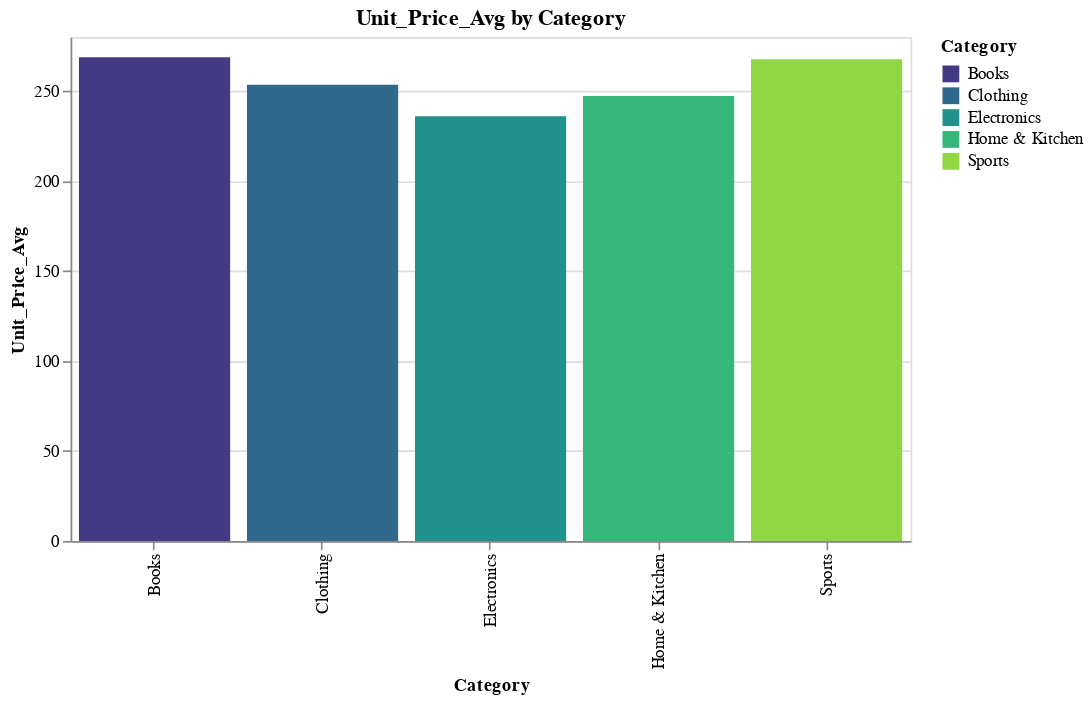

The notebook cell saved with this chart:
### Code cell
import altair as alt
import pandas as pd  # Needed because Altair works with pandas DataFrames
sales_data_category_pd = sales_data_category.sort("Unit_Price_Avg", descending=False)
sales_data_category_pd = sales_data_category_pd.to_pandas()
# Create bar chart with Altair
chart = alt.Chart(sales_data_category_pd).mark_bar().encode(
    x=alt.X('Category:N', title='Category'),
    y=alt.Y('Unit_Price_Avg:Q', title='Unit_Price_Avg'),
    color=alt.Color('Category:N', scale=alt.Scale(scheme='viridis')),  # or "category10", "viridis", etc.
    tooltip=['Category', 'Unit_Price_Avg']
).properties(
    title='Unit_Price_Avg by Category',
    width=500,
    height=300
)

chart.display()  # or chart.show() in some environments
'''
Channel Type Codes:

Code	Meaning	Used For
Q	Quantitative	Numeric data, e.g. sales, prices, age
N	Nominal	Categories (unordered), e.g. product names, cities
O	Ordinal	Ordered categories, e.g. star ratings
T	Temporal	Date/time fields
'''

### Figure 1 — Vega-Lite specification as saved in the notebook (floating-point values rounded to 4 significant figures)
{"config": {"view": {"continuousWidth": 300, "continuousHeight": 300}}, "data": {"name": "data-501003047a61e283e1497238e830b8e6"}, "mark": {"type": "bar"}, "encoding": {"color": {"field": "Category", "scale": {"scheme": "viridis"}, "type": "nominal"}, "tooltip": [{"field": "Category", "type": "nominal"}, {"field": "Unit_Price_Avg", "type": "quantitative"}], "x": {"field": "Category", "title": "Category", "type": "nominal"}, "y": {"field": "Unit_Price_Avg", "title": "Unit_Price_Avg", "type": "quantitative"}}, "height": 300, "title": "Unit_Price_Avg by Category", "width": 500, "$schema": "https://vega.github.io/schema/vega-lite/v5.20.1.json", "datasets": {"data-501003047a61e283e1497238e830b8e6": [{"Category": "Electronics", "Unit_Price_Avg": 235.9, "Discount_Rate_Avg": 0.09, "Customer_Rating_Avg": 3.7, "Total_Price_Sum": 255900.0, "Discount_Amount_Sum": 25010.0, "Net_Sales_Sum": 230900.0, "Shipping_Cost_Sum": 390.7, "Profit_Margin_Avg": 0.29, "Profit_Sum": 68670.0}, {"Category": "Home & Kitchen", "Unit_Price_Avg": 247.2, "Discount_Rate_Avg": 0.09, "Customer_Rating_Avg": 3.65, "Total_Price_Sum": 241600.0, "Discount_Amount_Sum": 23750.0, "Net_Sales_Sum": 217900.0, "Shipping_Cost_Sum": 279.9, "Profit_Margin_Avg": 0.29, "Profit_Sum": 63910.0}, {"Category": "Clothing", "Unit_Price_Avg": 253.4, "Discount_Rate_Avg": 0.09, "Customer_Rating_Avg": 3.79, "Total_Price_Sum": 261500.0, "Discount_Amount_Sum": 26040.0, "Net_Sales_Sum": 235500.0, "Shipping_Cost_Sum": 246.6, "Profit_Margin_Avg": 0.31, "Profit_Sum": 72430.0}, {"Category": "Sports", "Unit_Price_Avg": 267.7, "Discount_Rate_Avg": 0.1, "Customer_Rating_Avg": 3.79, "Total_Price_Sum": 276000.0, "Discount_Amount_Sum": 28660.0, "Net_Sales_Sum": 247300.0, "Shipping_Cost_Sum": 260.6, "Profit_Margin_Avg": 0.29, "Profit_Sum": 72510.0}, {"Category": "Books", "Unit_Price_Avg": 268.8, "Discount_Rate_Avg": 0.09, "Customer_Rating_Avg": 3.68, "Total_Price_Sum": 270000.0, "Discount_Amount_Sum": 25970.0, "Net_Sales_Sum": 244100.0, "Shipping_Cost_Sum": 195.9, "Profit_Margin_Avg": 0.3, "Profit_Sum": 74040.0}]}}
